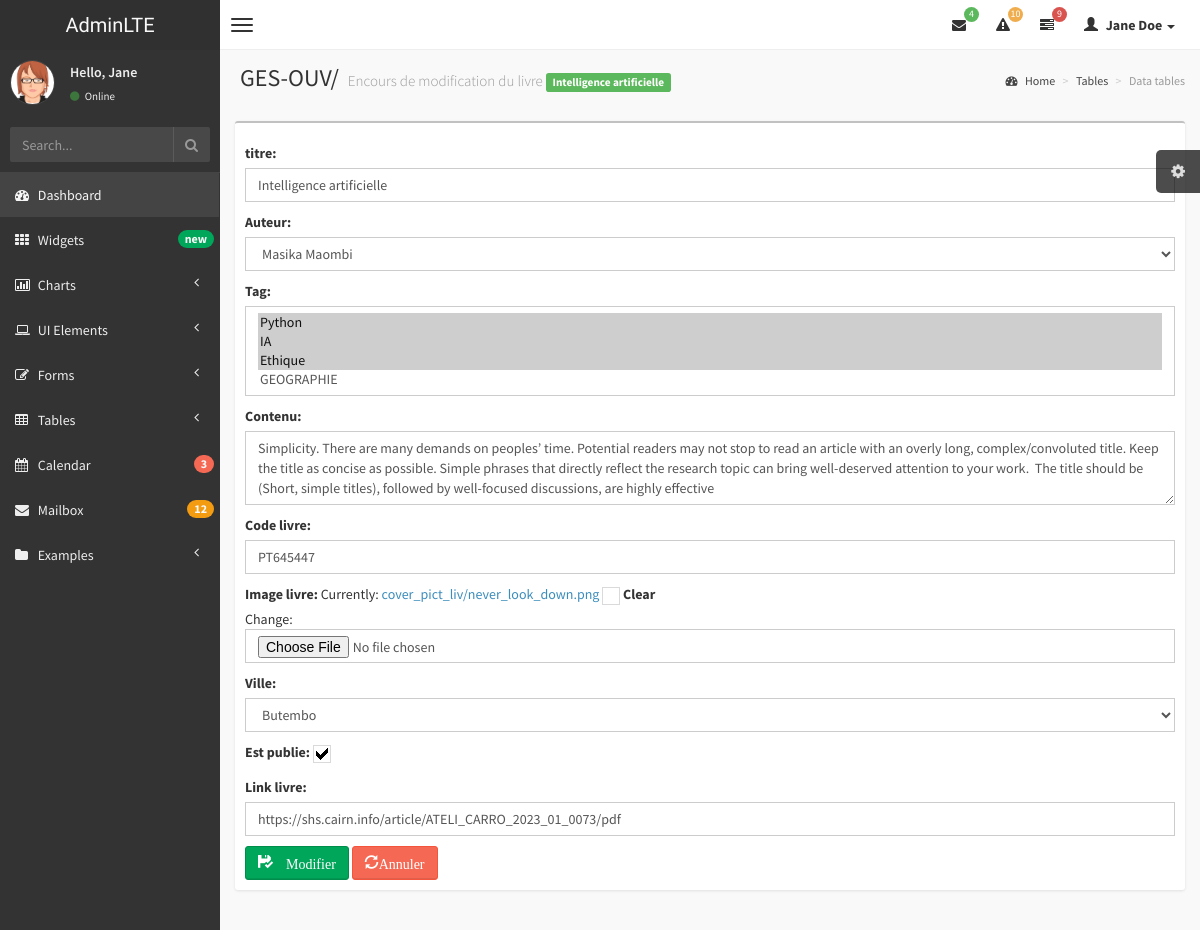
/Article/modif/21/, run on the app's committed database.
### ouvrages/models.py (models this page shows, shortened)
class Article(models.Model):
    titre=models.CharField(max_length=50)
    tag=models.ManyToManyField(
        to=Etiquette,
        blank=True, related_name='tag'
    )
    auteur=models.ForeignKey(
        to=Auteur,on_delete=models.SET_NULL,null=True,related_name='auteur'
    )
    ville=models.ForeignKey(to=Ville, on_delete=models.SET_NULL,null=True, related_name='ville')
    date_publication=models.DateField(auto_now_add=True)
    code_livre=models.CharField(max_length=15,null=True,unique=True,validators=[MinLengthValidator(5)])
    image_livre=models.ImageField(upload_to='cover_pict_liv/',null=True, blank=True)
    contenu=models.TextField()
    est_publie=models.BooleanField(default=False)
    nb_vues=models.PositiveIntegerField(default=0)
    link_livre=models.URLField(max_length=200,null=True)

### ouvrages/views.py (the view)
# urls.py: path('Article/modif/<int:id>/', views.modif_livre,name='edit_art'),
def modif_livre(request,id):
    article=get_object_or_404(Article,id=id)
    form=articleFormMod(instance=article)
    if request.method=="POST":
        form=articleFormMod(request.POST,instance=article)
        if form.is_valid():
            form.save()
            messages.success(request,"la modification a reussie")
            return redirect('liste_article')
        else:
            messages.error(request,f'formulaire invalide:{form.errors.as_text}')
    else:
        context={
            'form':form,
            'article':article,
        }
    return render(request,'modifier_article.html',context)

### ouvrages/forms.py
class articleFormMod(forms.ModelForm):
    class Meta:
        model=Article
        fields=['titre','auteur','tag','contenu','code_livre','image_livre','ville','est_publie','link_livre']
        widgets={
            'titre':forms.TextInput(attrs={'class':'form-control my-1','text-transform':'capitalize','autofocus':True}),
            'auteur':forms.Select(attrs={'class':'form-control my-1'}),
            'tag':forms.SelectMultiple(attrs={'class':'form-control my-1','text-transform':'capitalize'}),
            'code_livre':forms.TextInput(attrs={'class':'form-control my-1'}),
            'image_livre':forms.ClearableFileInput(attrs={'class': 'form-control my-1'}),
            'contenu':forms.Textarea(attrs={'class':'form-control my-1','text-transform':'capitalize','rows':3,'cols':1}),
            'ville':forms.Select(attrs={'class':'form-control my-1'}),
            'est_publie':forms.CheckboxInput(attrs={'class':'form-control my-1'}),
             'link_livre':forms.TextInput(attrs={'class':'form-control my-1'}),
        }
        labels={
                'titre':'titre'
            }

### ouvrages/models.py (called while the page is built)
    def __str__(self):
        return self.tags

    def __str__(self):
        return self.designationville

    def __str__(self):
        return f"{self.nom} {self.prenom}"

### ouvrages/templates/modifier_article.html (shortened to what this page needs)
{% extends "nav.html" %}
{% load static %}
{% block content %}
            <aside class="right-side">
                <section class="content-header">
                    <h1>
                        GES-OUV/
                        <small>Encours de modification  du livre  <span class='label label-success'>{{article.titre}} </span></small>
                    </h1>
                    <ol class="breadcrumb">
                        <li><a href="#"><i class="fa fa-dashboard"></i> Home</a></li>
                        <li><a href="#">Tables</a></li>
                        <li class="active">Data tables</li>
                    </ol>
                </section>
                <section class="content">
                    <div class="row">
                        <div class="col-xs-12">
                            <div class="box">
                                <div class="box-header">
                                </div>
                                <div class="box-body table-responsive">
                                        <form method='POST'>
                                        {{form.as_p}}
                                        <div>
                                            <button class='btn btn-success'type='submit'><span class='glyphicon glyphicon-floppy-saved'> Modifier</span></button>
                                            <button class='btn btn-danger'type='reset'><span class='glyphicon glyphicon-refresh'>Annuler</span></button>
                                        </div>
                                        </form>
                                </div>
                            </div>
                        </div>
                    </div>
                </section>
            </aside>
{% endblock %}

### ouvrages/static/css/AdminLTE.css (style rules this page uses)
html, body { overflow-x: hidden!important; font-family: 'Source Sans Pro', sans-serif; -webkit-font-smoothing: antialiased; min-height: 100%; background: #f9f9f9; }
.right-side, .left-side { min-height: 100%; display: block; }
.right-side { background-color: #f9f9f9; margin-left: 220px; }
.content { padding: 20px 15px; background: #f9f9f9; }
h1, h2, h3, h4, h5, h6, .h1, .h2, .h3, .h4, .h5, .h6 { font-family: 'Source Sans Pro', sans-serif; }
.right-side > .content-header { position: relative; padding: 15px 15px 10px 20px; }
.right-side > .content-header > h1 { margin: 0; font-size: 24px; }
.right-side > .content-header > h1 > small { font-size: 15px; display: inline-block; padding-left: 4px; font-weight: 300; }
.right-side > .content-header > .breadcrumb { float: right; background: transparent; margin-top: 0px; margin-bottom: 0; font-size: 12px; padding: 7px 5px; position: absolute; top: 15px; right: 10px; -webkit-border-radius: 2px; -moz-border-radius: 2px; border-radius: 2px; }
.right-side > .content-header > .breadcrumb > li > a { color: #444; text-decoration: none; }
.right-side > .content-header > .breadcrumb > li > a > .fa, .right-side > .content-header > .breadcrumb > li > a > .glyphicon, .right-side > .content-header > .breadcrumb > li > a > .ion { margin-right: 5px; }
.right-side > .content-header > .breadcrumb > li + li:before { content: '>\00a0'; }
.form-control { -webkit-border-radius: 0px !important; -moz-border-radius: 0px !important; border-radius: 0px !important; box-shadow: none; }
.box { position: relative; background: #ffffff; border-top: 2px solid #c1c1c1; margin-bottom: 20px; -webkit-border-radius: 3px; -moz-border-radius: 3px; border-radius: 3px; width: 100%; box-shadow: 0px 1px 3px rgba(0, 0, 0, 0.1); }
.box .box-header { position: relative; -webkit-border-top-left-radius: 3px; -webkit-border-top-right-radius: 3px; -webkit-border-bottom-right-radius: 0; -webkit-border-bottom-left-radius: 0; -moz-border-radius-topleft: 3px; -moz-border-radius-topright: 3px; -moz-border-radius-bottomright: 0; -moz-border-radius-bottomleft: 0; border-top-left-radius: 3px; border-top-right-radius: 3px; border-bottom-right-radius: 0; border-bottom-left-radius: 0; border-bottom: 0px solid #f4f4f4; color: #444; padding-bottom: 10px; }
.box .box-header:before, .box .box-header:after { display: table; content: " "; }
.box .box-header:after { clear: both; }
.box .box-body { padding: 10px; -webkit-border-top-left-radius: 0; -webkit-border-top-right-radius: 0; -webkit-border-bottom-right-radius: 3px; -webkit-border-bottom-left-radius: 3px; -moz-border-radius-topleft: 0; -moz-border-radius-topright: 0; -moz-border-radius-bottomright: 3px; -moz-border-radius-bottomleft: 3px; border-top-left-radius: 0; border-top-right-radius: 0; border-bottom-right-radius: 3px; border-bottom-left-radius: 3px; }
.btn { font-weight: 500; -webkit-border-radius: 3px; -moz-border-radius: 3px; border-radius: 3px; border: 1px solid transparent; -webkit-box-shadow: inset 0px -2px 0px 0px rgba(0, 0, 0, 0.09); -moz-box-shadow: inset 0px -2px 0px 0px rgba(0, 0, 0, 0.09); box-shadow: inset 0px -1px 0px 0px rgba(0, 0, 0, 0.09); }
.btn.btn-success { background-color: #00a65a; border-color: #008d4c; }
.btn.btn-danger { background-color: #f56954; border-color: #f4543c; }
.skin-black .right-side > .content-header { background: transparent; box-shadow: none; }

### data on the page
Article: titre "Intelligence artificielle", auteur "Masika Maombi", contenu "Simplicity. There are many demands on peoples’ time. Potential readers may not stop to read an article with an overly long, complex/convoluted title. Keep the title as concise as possible. Simple phrases that directly reflect the research topic can bring well-deserved attention to your work. The title should be (Short, simple titles), followed by well-focused discussions, are highly effective", code_livre "PT645447", ville "Butembo", link_livre "https://shs.cairn.info/article/ATELI_CARRO_2023_01_0073/pdf"
